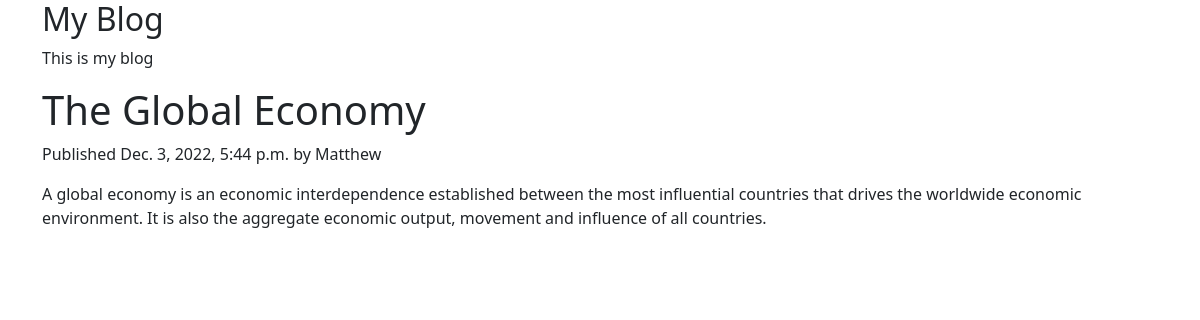
Screenshot of /2022/12/3/the-global-economy/ with the database file from the repository.
### blog/models.py (models this page shows, shortened)
class Post(models.Model):
  class Status(models.TextChoices):
    DRAFT = 'DF','Draft'
    PUBLISHED = 'PB','Published'
  title = models.CharField(max_length=250)
  slug = models.SlugField(max_length=250, unique_for_date ='publish')
  author = models.ForeignKey(User, on_delete=models.CASCADE, related_name='blog_posts')
  body = models.TextField()
  publish = models.DateTimeField(default = timezone.now)
  created = models.DateTimeField(auto_now_add = True)
  updated = models.DateTimeField(auto_now = True)
  status = models.CharField(max_length=2,choices = Status.choices,default = Status.DRAFT)
  objects = models.Manager() #default manager
  published = PublishedManager()  #custom manager
  class Meta:
    ordering = ['-publish']
    indexes = [models.Index(fields=['-publish'],)]

### blog/views.py (the view)
# urls.py: path('<int:year>/<int:month>/<int:day>/<slug:post>/',views.post_detail, name='post_detail'),
def post_detail(request, year, month, day, post):
  post = get_object_or_404(Post,status =Post.Status.PUBLISHED,
                          slug=post,publish__year = year, publish__month=month,
                          publish__day=day)
  return render(request,'blog/post/detail.html',{'post':post})

### blog/templates/blog/post/detail.html (shortened to what this page needs)
{% extends 'blog/base.html' %}
{% block content %}
<h1>{{post.title}}</h1>
<p class="date">Published {{post.publish}} by {{post.author}}</p>
{{ post.body |linebreaks }}
{% endblock %}

### rows the page displays
Post: title "The Global Economy", publish "Dec. 3, 2022, 5:44 p.m.", author "Matthew", body "A global economy is an economic interdependence established between the most influential countries that drives the worldwide economic environment. It is also the aggregate economic output, movement and influence of all countries."
